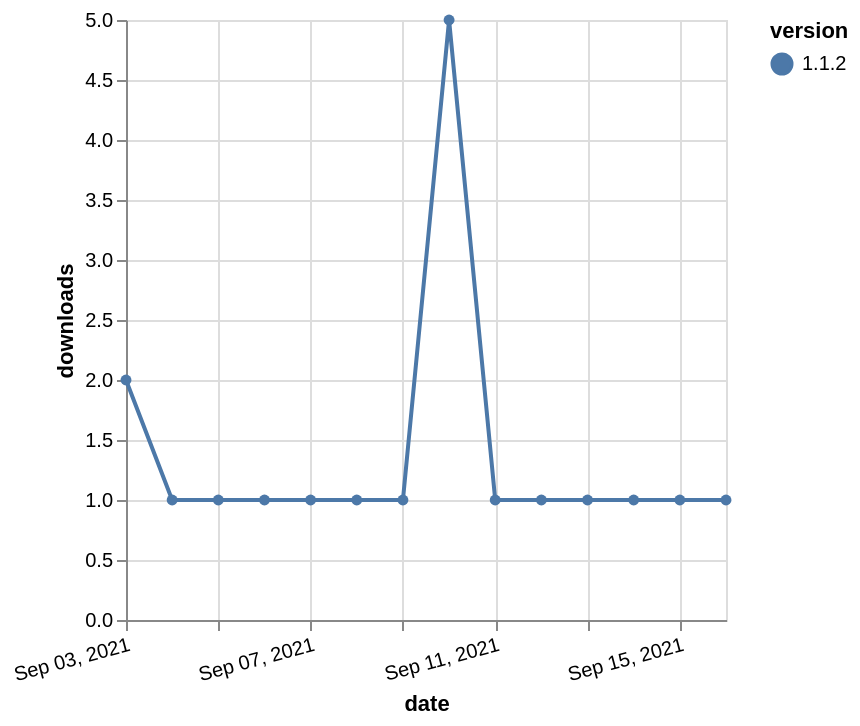

Source (Vega-Lite JSON):
### Vega-Lite specification from a JSON file in a GitHub repository (floating-point values rounded to 4 significant figures)
{"$schema": "https://vega.github.io/schema/vega-lite/v5.json", "description": "A simple bar chart with embedded data.", "data": {"values": [{"date": "2021-09-03", "total": 215, "delta": 2, "version": "1.1.2"}, {"date": "2021-09-04", "total": 216, "delta": 1, "version": "1.1.2"}, {"date": "2021-09-05", "total": 217, "delta": 1, "version": "1.1.2"}, {"date": "2021-09-06", "total": 218, "delta": 1, "version": "1.1.2"}, {"date": "2021-09-07", "total": 219, "delta": 1, "version": "1.1.2"}, {"date": "2021-09-08", "total": 220, "delta": 1, "version": "1.1.2"}, {"date": "2021-09-09", "total": 221, "delta": 1, "version": "1.1.2"}, {"date": "2021-09-10", "total": 226, "delta": 5, "version": "1.1.2"}, {"date": "2021-09-11", "total": 227, "delta": 1, "version": "1.1.2"}, {"date": "2021-09-12", "total": 228, "delta": 1, "version": "1.1.2"}, {"date": "2021-09-13", "total": 229, "delta": 1, "version": "1.1.2"}, {"date": "2021-09-14", "total": 230, "delta": 1, "version": "1.1.2"}, {"date": "2021-09-15", "total": 231, "delta": 1, "version": "1.1.2"}, {"date": "2021-09-16", "total": 232, "delta": 1, "version": "1.1.2"}]}, "width": "container", "mark": {"type": "line", "point": {"filled": true}}, "encoding": {"x": {"field": "date", "type": "temporal", "timeUnit": "yearmonthdate", "title": "date", "axis": {"labelAngle": -15}}, "y": {"field": "delta", "type": "quantitative", "title": "downloads"}, "color": {"field": "version", "type": "nominal"}, "tooltip": {"field": "delta"}}}
